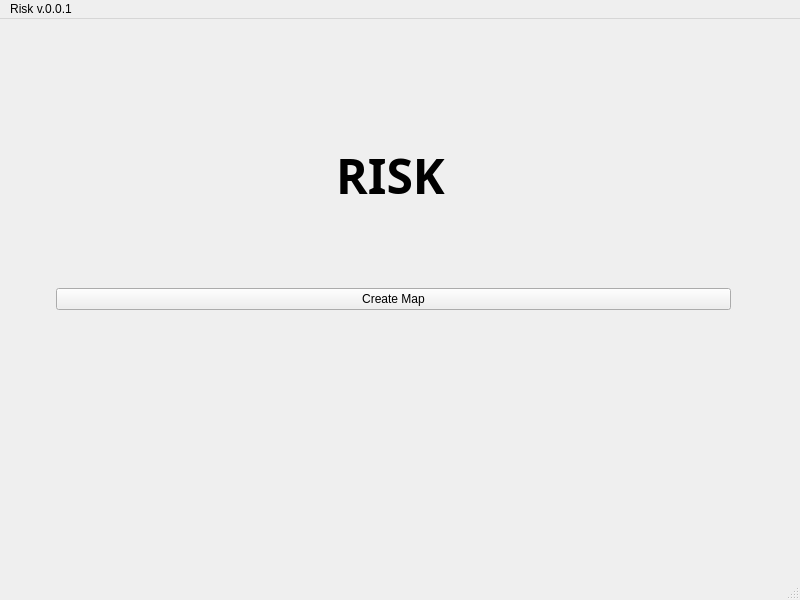
<?xml version="1.0" encoding="UTF-8"?>
<ui version="4.0">
 <class>MainWindow</class>
 <widget class="QMainWindow" name="MainWindow">
  <property name="geometry">
   <rect>
    <x>0</x>
    <y>0</y>
    <width>800</width>
    <height>600</height>
   </rect>
  </property>
  <property name="windowTitle">
   <string>MainWindow</string>
  </property>
  <widget class="QWidget" name="centralwidget">
   <widget class="QWidget" name="verticalLayoutWidget">
    <property name="geometry">
     <rect>
      <x>50</x>
      <y>50</y>
      <width>681</width>
      <height>431</height>
     </rect>
    </property>
    <layout class="QVBoxLayout" name="verticalLayout">
     <item>
      <widget class="QLabel" name="label">
       <property name="font">
        <font>
         <family>Avenir Next</family>
         <pointsize>36</pointsize>
         <weight>75</weight>
         <bold>true</bold>
        </font>
       </property>
       <property name="text">
        <string>RISK</string>
       </property>
       <property name="alignment">
        <set>Qt::AlignCenter</set>
       </property>
      </widget>
     </item>
     <item>
      <layout class="QFormLayout" name="formLayout">
       <item row="0" column="1">
        <widget class="QPushButton" name="pushButton">
         <property name="text">
          <string>Create Map</string>
         </property>
        </widget>
       </item>
      </layout>
     </item>
    </layout>
   </widget>
  </widget>
  <widget class="QMenuBar" name="menubar">
   <property name="geometry">
    <rect>
     <x>0</x>
     <y>0</y>
     <width>800</width>
     <height>22</height>
    </rect>
   </property>
   <widget class="QMenu" name="menuRisk_v_0_0_1">
    <property name="title">
     <string>Risk v.0.0.1</string>
    </property>
   </widget>
   <addaction name="menuRisk_v_0_0_1"/>
  </widget>
  <widget class="QStatusBar" name="statusbar"/>
 </widget>
 <resources/>
 <connections/>
</ui>
